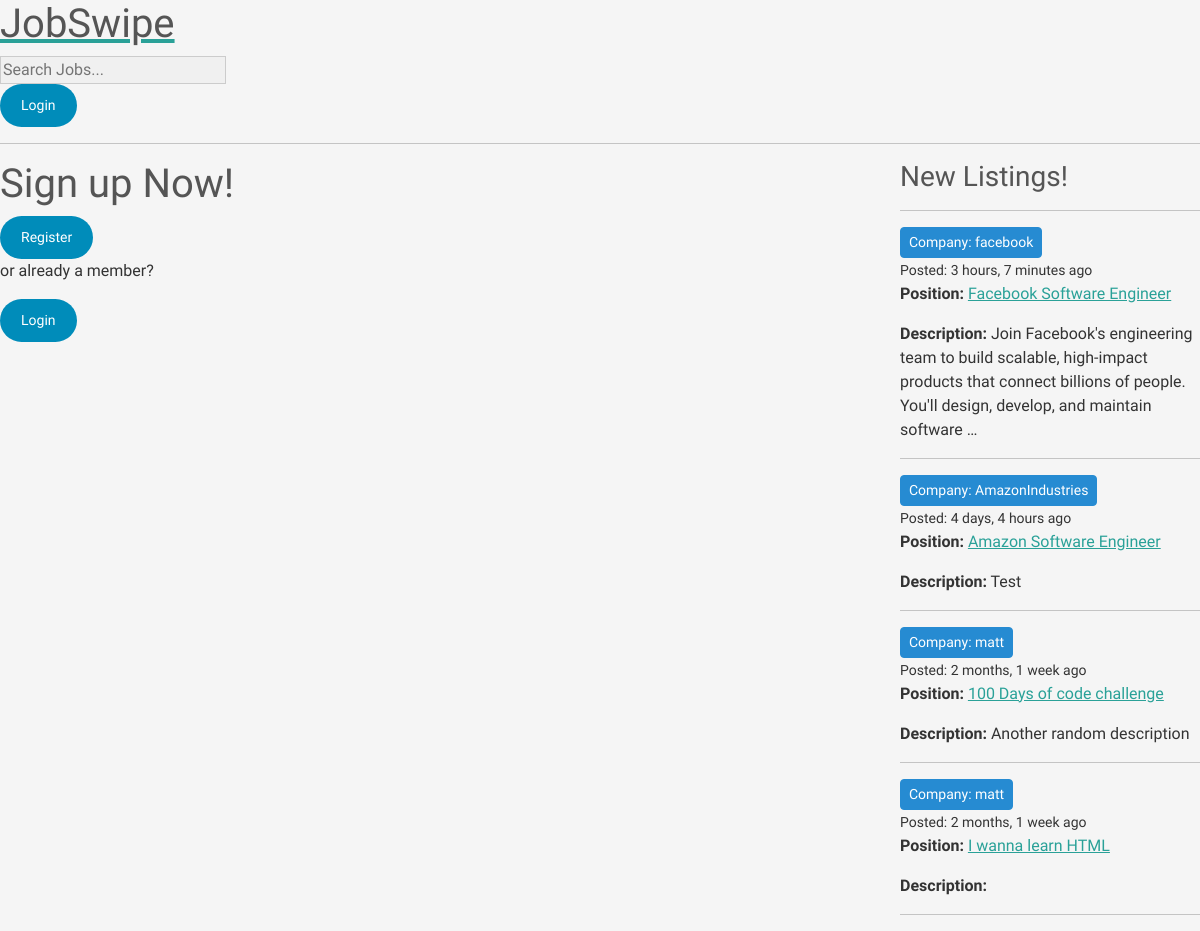
Before: / with the older database file.
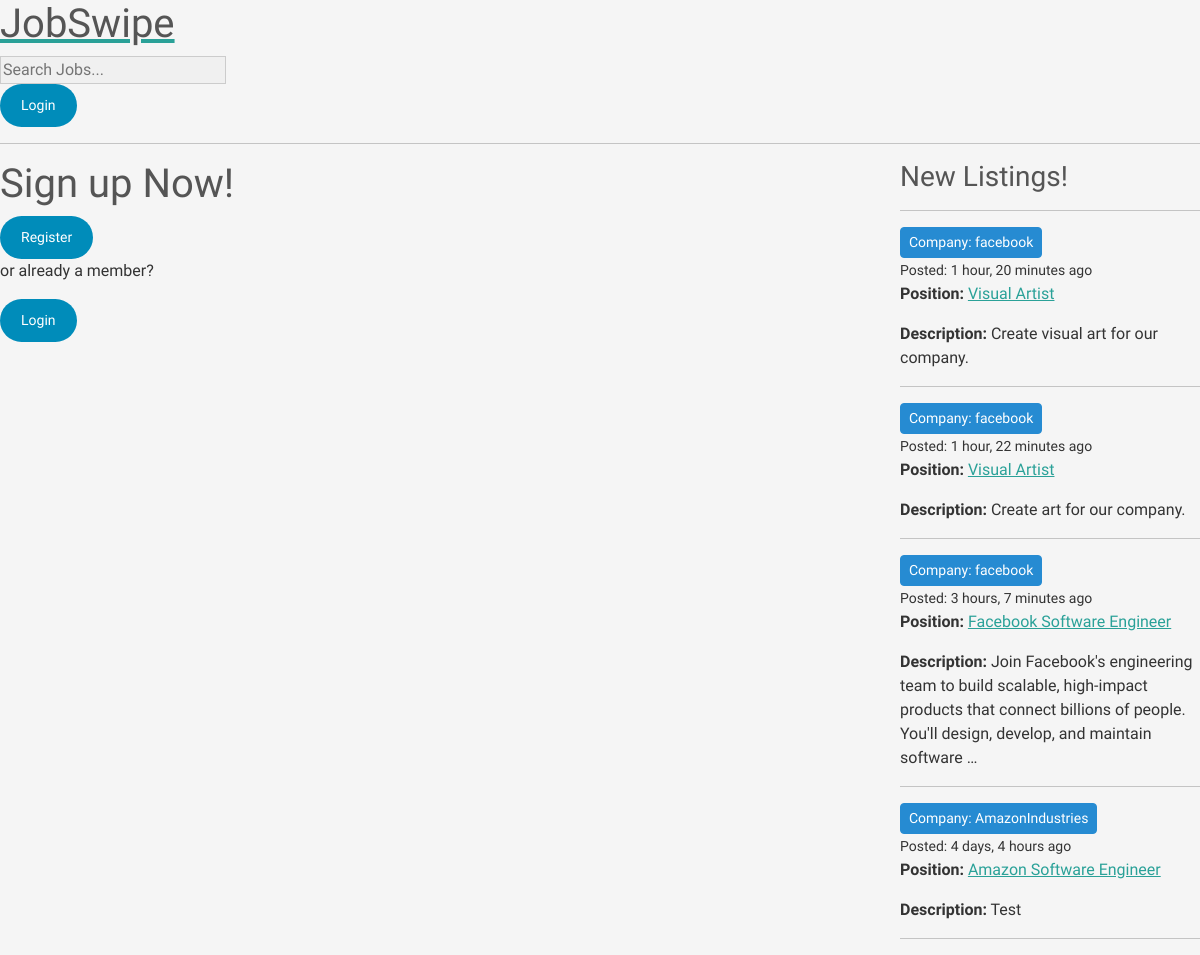
After: the same page with the newer database file.
### base/models.py (models this page shows, shortened)
class Job(models.Model):
    host = models.ForeignKey(User, on_delete=models.SET_NULL, null=True)
    field = models.ForeignKey(Field, on_delete=models.SET_NULL, null=True)
    name = models.CharField(max_length=200)
    description = models.TextField(null=True, blank=True)
    participants = models.ManyToManyField(User, related_name='participants', blank=True)
    updated = models.DateTimeField(auto_now=True)
    created = models.DateTimeField(auto_now_add=True)
    class Meta:
       ordering = ['-updated', '-created']

### base/views.py (the view)
# urls.py: path('', views.home, name="home"),
def home(request):
    q = request.GET.get('q') if request.GET.get('q') != None else ''
    jobs = Job.objects.filter(Q(field__name__icontains=q) |
                                 Q(name__icontains=q) |
                                   Q(description__icontains=q)
    )
    fields = Field.objects.all()
    job_count = jobs.count()
    job_messages = Message.objects.filter(Q(job__field__name__icontains=q))
    context = {'jobs': jobs, 'fields':fields,
               'job_count':job_count, 'job_messages': job_messages}
    return render(request, 'base/home.html', context)

### base/templates/base/home.html (shortened to what this page needs)
{% extends 'main.html' %}
{% load static %}
{% block content %}
<div class="home-container">
    <div>
        {% if user.is_authenticated %}
        {% if user.userprofile.user_type == 'business' %}
    <a href="{% url 'create-Job' %}" class="btn btn-primary">Create Job Posting</a>
        {% endif %}
        {% if user.userprofile.user_type == 'employee' %}
        {% include 'base/job_list.html' %}
        {% endif %}
        {% else %}
        <div class="applyNow">
            <h1>Sign up Now!</h1>
            <a class ="btn btn-login navbar-btn" type ="button" href="{% url 'register' %}">Register</a>
            <p> or already a member?</p>
            <a class ="btn btn-login navbar-btn" type ="button" href="{% url 'login' %}">Login</a>
        </div>
        {% endif %}
    </div>
        <div>
            {% include 'base/activity_component.html' %}
        </div>
    </div>
{% endblock content %}

### base/templates/base/activity_component.html (shortened to what this page needs)
<h3>New Listings!</h3>
<hr>
{% for job in jobs %}
<div>
    <small>
        <a class="btn btn-info btn-sm" href="{% url 'user-profile' job.host.id %}">
            Company: {{ job.host.username }}
        </a><br>
        Posted: {{ job.created|timesince }} ago
    </small>
    <p><strong>Position:</strong> <a href="{% url 'job' job.id %}">{{ job.name }}</a></p>
    <p><strong>Description:</strong> {{ job.description|truncatewords:20 }}</p>
    <hr>
</div>
{% endfor %}

Changed rows visible on the page:
removed Job: host.username "matt", created "2 months, 1 week", name "100 Days of code challenge", description "Another random description"
removed Job: host.username "matt", created "2 months, 1 week", name "I wanna learn HTML"
added Job: host.username "facebook", created "1 hour, 20 minutes", name "Visual Artist", description "Create visual art for our company."
added Job: host.username "facebook", created "1 hour, 22 minutes", name "Visual Artist", description "Create art for our company."
